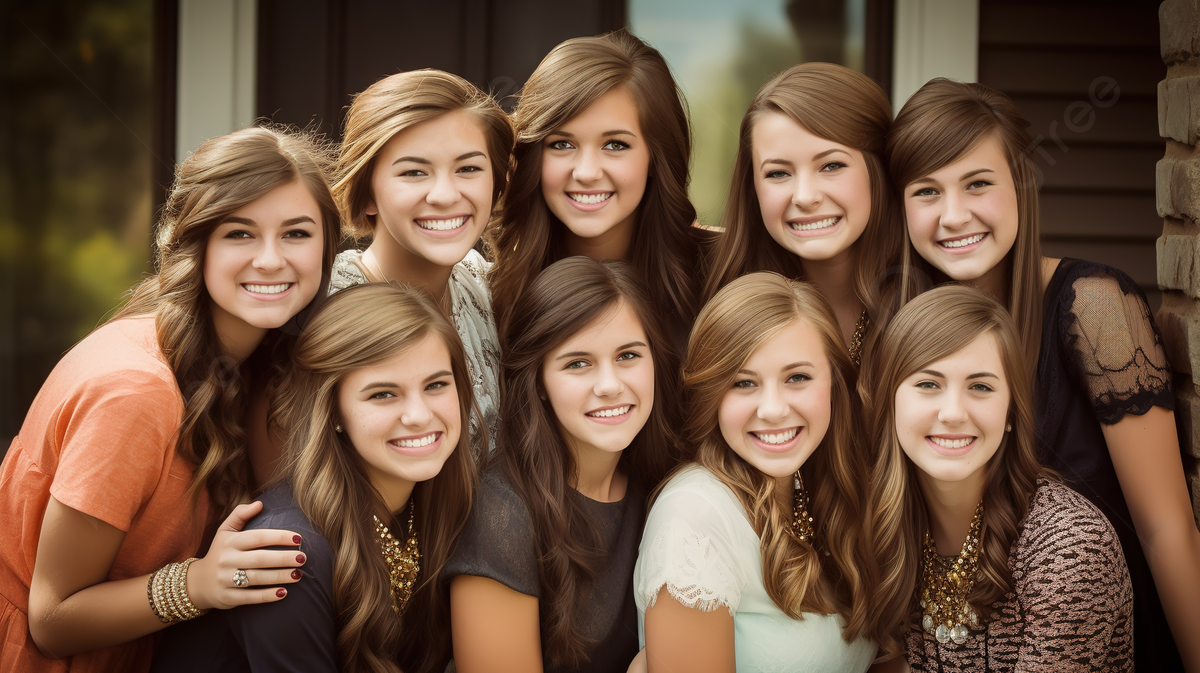
#> input picture helperfiles/group-photo.jpeg, 1200 x 673 px, given in place of the camera
$ python face-detection.py
#> lines starting #> are read from the running program, lines starting #| are printed output that depends on the picture

import cv2 as cv
import numpy as np
from PIL import Image, ImageTk
#import getopt

inimage = ''

effect = 6 ## Use this in a case statement to select the effect This could be passed in as an argument
effectvalue = -999

convolutionMask2x2 = np.array([[1,1],
                               [1,1]])

convolutionMask3x3 = np.array([[1,1,1],
                               [1,1,1],
                               [1,1,1]])

convolutionMask5x5 = np.array([[1,1,1,1,1],
                               [1,1,1,1,1],
                               [1,1,1,1,1],
                               [1,1,1,1,1],
                               [1,1,1,1,1]])

convolutionMask5x5 = convolutionMask2x2
## pass in the image path and the effect or use the defaults
cascadePath = "helperfiles/haarcascade_frontalface_alt.xml"
faceCascade = cv.CascadeClassifier(cascadePath)

print('Creating Video Capture .. Please wait')
cam = cv.VideoCapture(0)
while True:
    ret, im =cam.read()
#> im is the input picture: shape (673, 1200, 3); mean B, G, R 61.8, 81.5, 109.4
    ## here we can adjust the image
    gray=cv.cvtColor(im,cv.COLOR_BGR2GRAY)
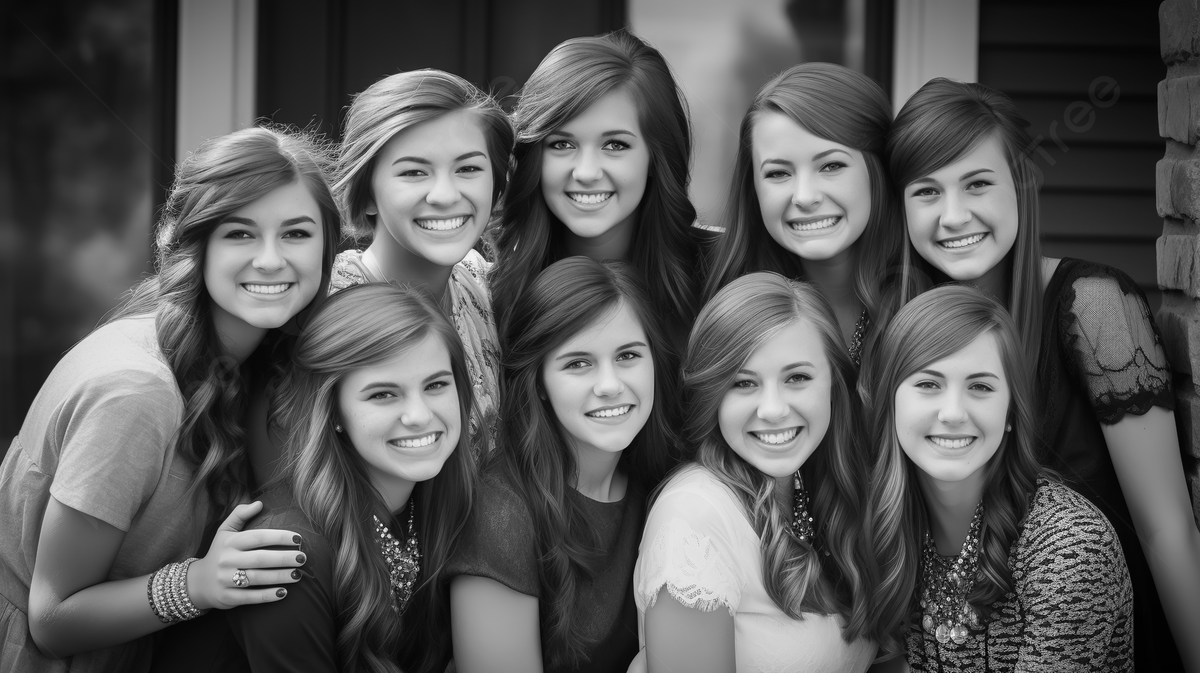
#> gray: shape (673, 1200); min 0, max 254, mean 87.6
    faces=faceCascade.detectMultiScale(gray, 1.2,5)
#> faces = [[346, 345, 127, 127], [525, 96, 131, 131], [378, 119, 131, 131], [741, 120, 131, 131], [888, 140, 133, 133], [198, 181, 140, 140], [539, 309, 134, 134], [889, 333, 137, 137], [700, 327, 147, 147]]
    drawonme = im.copy()
    tempROI = im.copy() ## make it acopy for it case it is not there
    nw, nh = (20, 20)
    for(x,y,w,h) in faces:
        tempROI = im[y:y+h, x:x+w]
        height, width = tempROI.shape[:2]

        # Resize input to "pixelated" size
        temp = cv.resize(tempROI, (nw, nh), interpolation=cv.INTER_LINEAR)

        # Initialize output image
        tempROI = cv.resize(temp, (width, height), interpolation=cv.INTER_NEAREST)
        # tempROI = cv.filter2D(tempROI,-1,convolutionMask5x5)

        ##  tempROI = cv.Canny(tempROI,50,120)
        ##  tempROI = cv.cvtColor(tempROI,cv.COLOR_GRAY2BGR)
        drawonme[y:y+h, x:x+w] = tempROI
        cv.rectangle(drawonme, (x, y), (x + w, y + h), (0, 260, 0), 4)
#> this loop made 9 passes
#> (x, y, w, h, height, width) on passes 1 to 9: (346, 345, 127, 127, 127, 127), (525, 96, 131, 131, 131, 131), (378, 119, 131, 131, 131, 131), (741, 120, 131, 131, 131, 131), (888, 140, 133, 133, 133, 133), (198, 181, 140, 140, 140, 140), (539, 309, 134, 134, 134, 134), (889, 333, 137, 137, 137, 137), (700, 327, 147, 147, 147, 147)
#> pass 1, `tempROI = im[y:y+h, x:x+w]`:
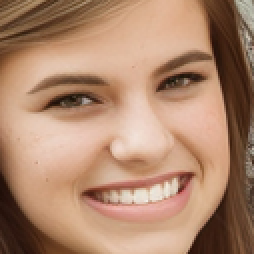
#> tempROI: shape (127, 127, 3) (shown 2 times larger); mean B, G, R 109.7, 135.2, 174.3
#> pass 1, `tempROI = cv.resize(temp, (width, height), interpolation=cv.INTER_NEAR..`:
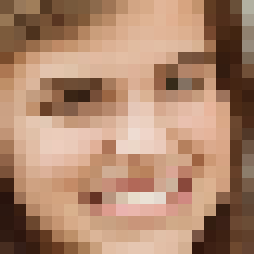
#> tempROI: shape (127, 127, 3) (shown 2 times larger); mean B, G, R 109.7, 135.2, 174.4
#> pass 2, `tempROI = im[y:y+h, x:x+w]`:
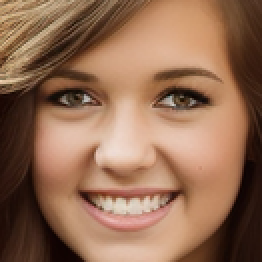
#> tempROI: shape (131, 131, 3) (shown 2 times larger); mean B, G, R 83.6, 108.3, 147.3
#> after the loop:
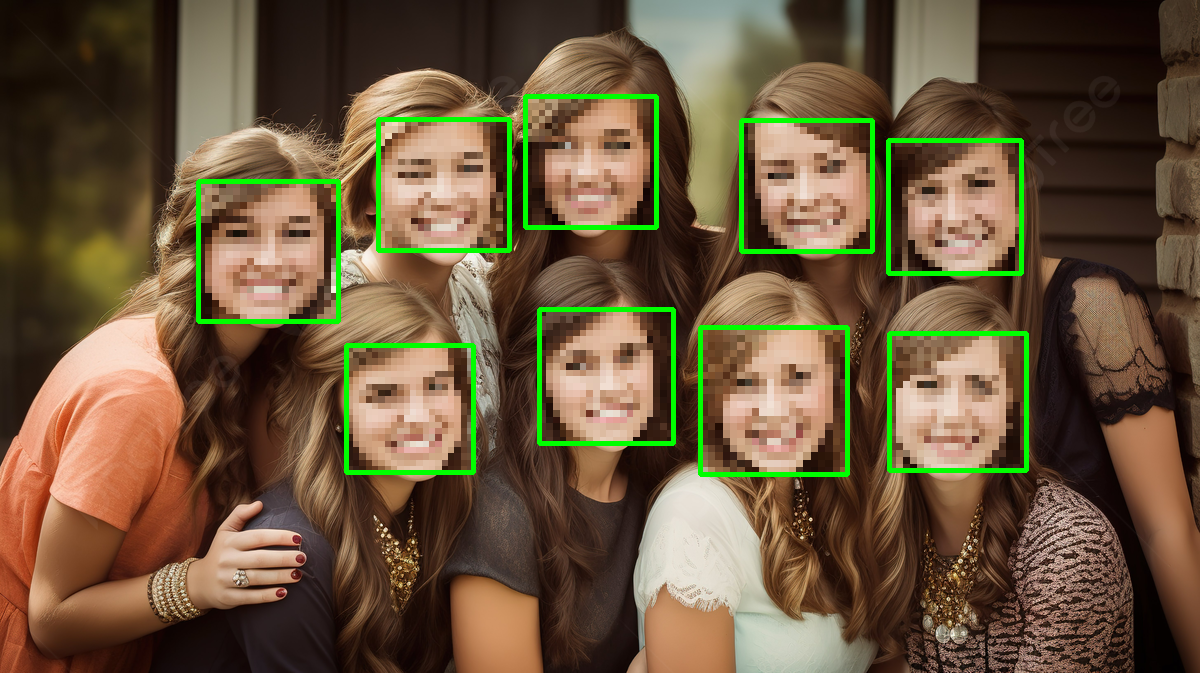
#> drawonme: shape (673, 1200, 3); mean B, G, R 60.1, 86.9, 106.2
#> after the loop:
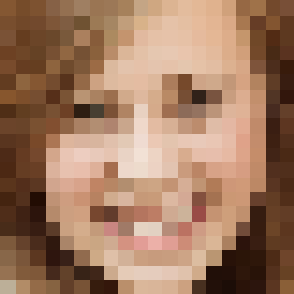
#> tempROI: shape (147, 147, 3) (shown 2 times larger); mean B, G, R 95.4, 121.1, 159.9

    canny = cv.Canny(im,5,100) ## not uses - if you want to edge detect the image
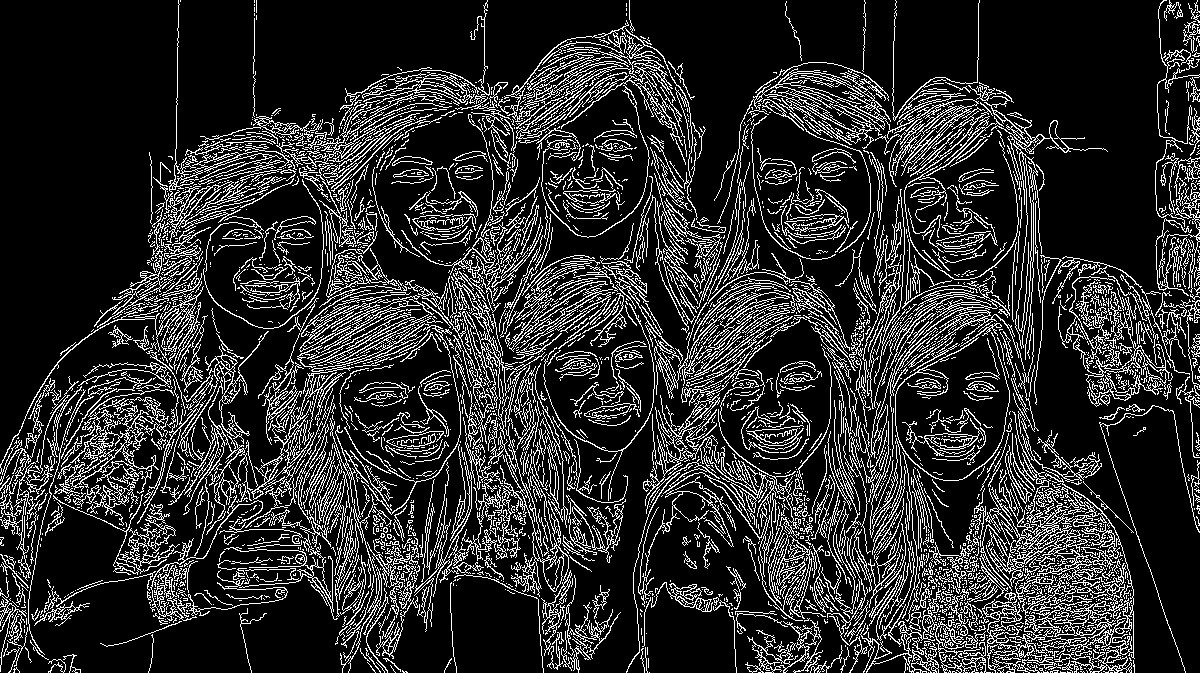
#> canny: shape (673, 1200); 17.2% white in thin lines or dots

    # filtered3 = cv.filter2D(im,-1,convolutionMask5x5 /25) # not used - if you want to Blur
	## here we can adjust the image
    # cv.imshow('Origional',im)
    cv.imshow('Adjusted',drawonme)
    ## cv.imshow('Adjusted',filtered3) # NOT USED
    ## cv.imshow('Adjusted',canny) #NOT USED


   #PRESS the q Keyboard key to quit
    if cv.waitKey(10) & 0xFF==ord('q'):
#> (key q is pressed here)
        break ## break the while TRUE
cam.release()
cv.destroyAllWindows()

$ run again, on helperfiles/borris.jpeg
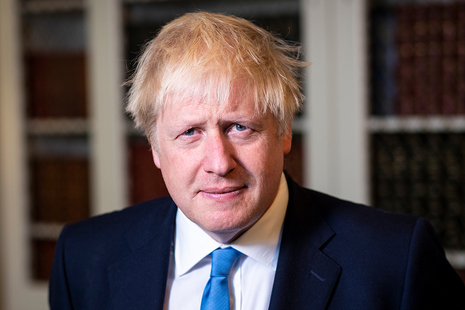
#> input picture helperfiles/borris.jpeg, 465 x 310 px, given in place of the camera
#> im is the input picture: shape (310, 465, 3); mean B, G, R 78.3, 79.5, 93
#> faces = [[144, 77, 144, 144]]
#> the loop `for(x,y,w,h) in faces:` made 1 pass
#> (x, y, w, h, height, width) on pass 1: (144, 77, 144, 144, 144, 144)
#> pass 1, `tempROI = im[y:y+h, x:x+w]`:
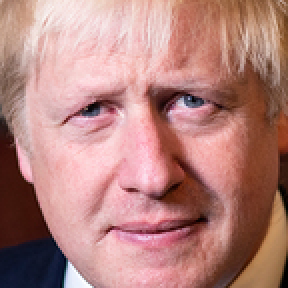
#> tempROI: shape (144, 144, 3) (shown 2 times larger); mean B, G, R 125.5, 130.7, 180.1
#> `canny = cv.Canny(im,5,100)`:
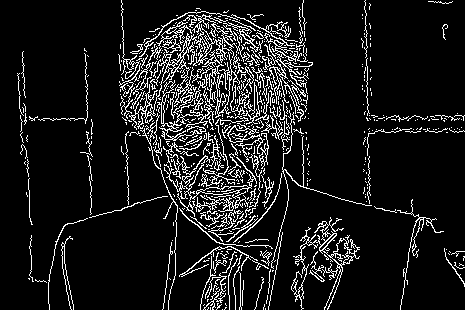
#> canny: shape (310, 465); 10.6% white in thin lines or dots
